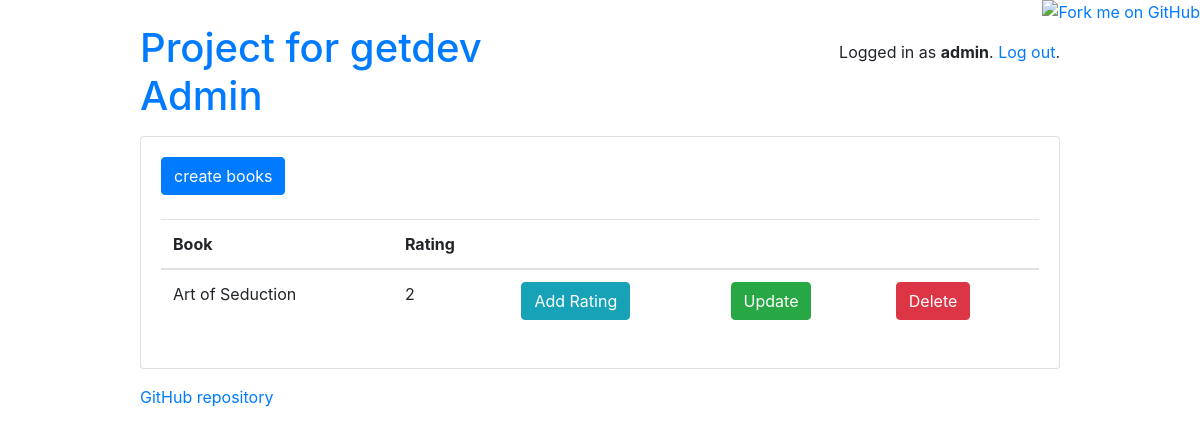
Page /books/ (signed in) on the earlier database version.
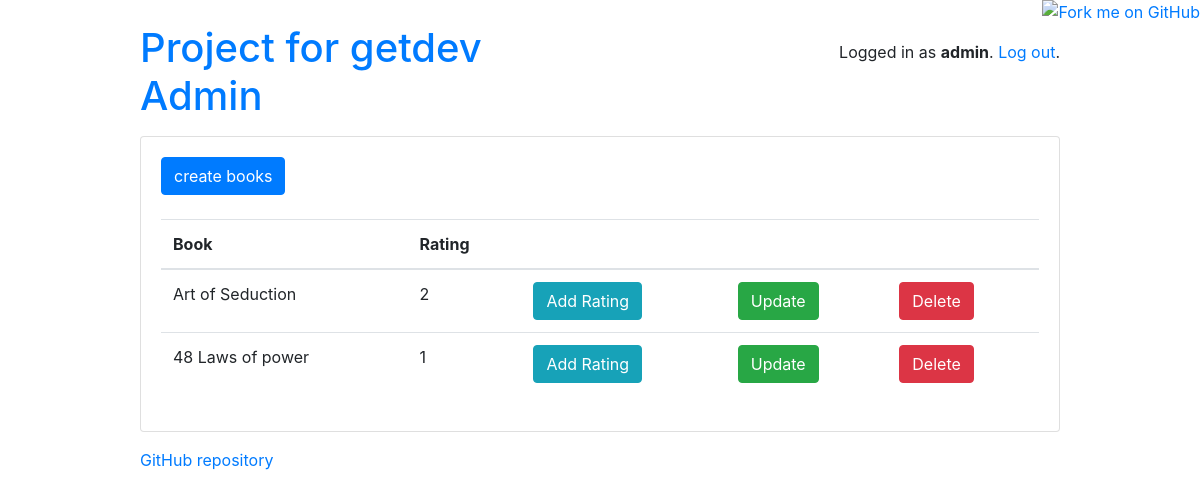
Same page on the later database version.
### api/models.py (models this page shows, shortened)
class Users(AbstractUser):
    is_admin = models.BooleanField(default=False)
    is_users = models.BooleanField(default=False)

class Books(models.Model):
    book = models.CharField(max_length=200)
    rating = models.IntegerField(default=0)

### api/views.py (the view)
# urls.py: path('books/', views.book_list, name='book_list'),
def book_list(request):
    books = Books.objects.all()
    context = {'books': books}
    return render(request, 'books/book_list.html', context)

### api/templates/books/book_list.html (shortened to what this page needs)
{% extends 'base.html' %}
{% block content %}
{% if books  %}
{% if user.is_admin %}
<a href="{% url 'book_new' %}" type="button" class="btn btn-primary">create books</a><br><br>
{% endif %}
<table class="table">
    <thead>
        <tr>
            <th>Book</th>
            <th>Rating</th>
            {% if user.is_admin %}
            <th> </th>
            <th> </th>
            <th> </th>
            {% endif %}
        </tr>
    </thead>
    <tbody>
        {% for book in books %}
        <tr>
            <td>{{book.book}}</td>
            <td>{{book.rating}}</td>
            {% if user.is_admin %}
            <td>
                <a name="rate" href="{% url 'rate' book.id %}" type="button" class="btn btn-info">Add Rating</a>
            </td>
            <td>
                <a href="{% url 'book_update' book.id %}" type="button" class="btn btn-success">Update</a>
            </td>
            <td>
                <a href="{% url 'book_delete' book.id %}" type="button" class="btn btn-danger">Delete</a>
            </td>
            {% endif %}
        </tr>
        {% endfor %}
    </tbody>
</table>
{% else %}
<h2>No books </h2>
{% endif %}
{% endblock %}

### api/templates/base.html (shortened to what this page needs)
{% load static %}<!doctype html>
<html lang="en">
  <head>
    <link rel="stylesheet" type="text/css" href="{% static 'css/bootstrap.min.css' %}">
  </head>
  <body>
    <a href="https://github.com/sibtc/django-multiple-user-types-example"><img style="position: absolute; top: 0; right: 0; border: 0;" src="https://camo.githubusercontent.com/38ef81f8aca64bb9a64448d0d70f1308ef5341ab/68747470733a2f2f73332e616d617a6f6e6177732e636f6d2f6769746875622f726962626f6e732f666f726b6d655f72696768745f6461726b626c75655f3132313632312e706e67" alt="Fork me on GitHub" data-canonical-src="https://s3.amazonaws.com/github/ribbons/forkme_right_darkblue_121621.png"></a>
    <div class="container my-4">
      <div class="row justify-content-center">
        <div class="col-md-10 col-sm-12">
          <div class="row">
            <div class="col-6">
              <h1 class="logo">
                <a href="{% url 'index' %}">
                  Project for getdev
                  {% if user.is_authenticated %}
                    {% if user.is_admin %}
                      <p>Admin</p>
                    {% else %}
                      <span class="icon-graduation-cap" data-toggle="tooltip" data-placement="right" title="Student profile"></span>
                      <p>User</p>
                    {% endif %}
                  {% endif %}
                </a>
              </h1>
            </div>
            <div class="col-6 text-right">
              {% if user.is_authenticated %}
                <p class="pt-3">Logged in as <strong>{{ user.username }}</strong>. <a href="{% url 'logout' %}">Log out</a>.</p>
              {% else %}
                <a href="{% url 'login' %}" class="btn btn-light" role="button">Log in</a>
                {% comment %} <a href="{% url 'signup' %}" class="btn btn-primary" role="button">Sign up</a> {% endcomment %}
              {% endif %}
            </div>
          </div>
          <div class="card mb-3">
            <div class="card-body">
              {% block content %}
              {% endblock %}
            </div>
          </div>
          <footer>
            <a href="https://github.com/sibtc/django-multiple-user-types-example">GitHub repository</a>
          </footer>
        </div>
      </div>
    </div>
  </body>
</html>

Differences in the rows shown:
added Books: book "48 Laws of power", rating "1"
